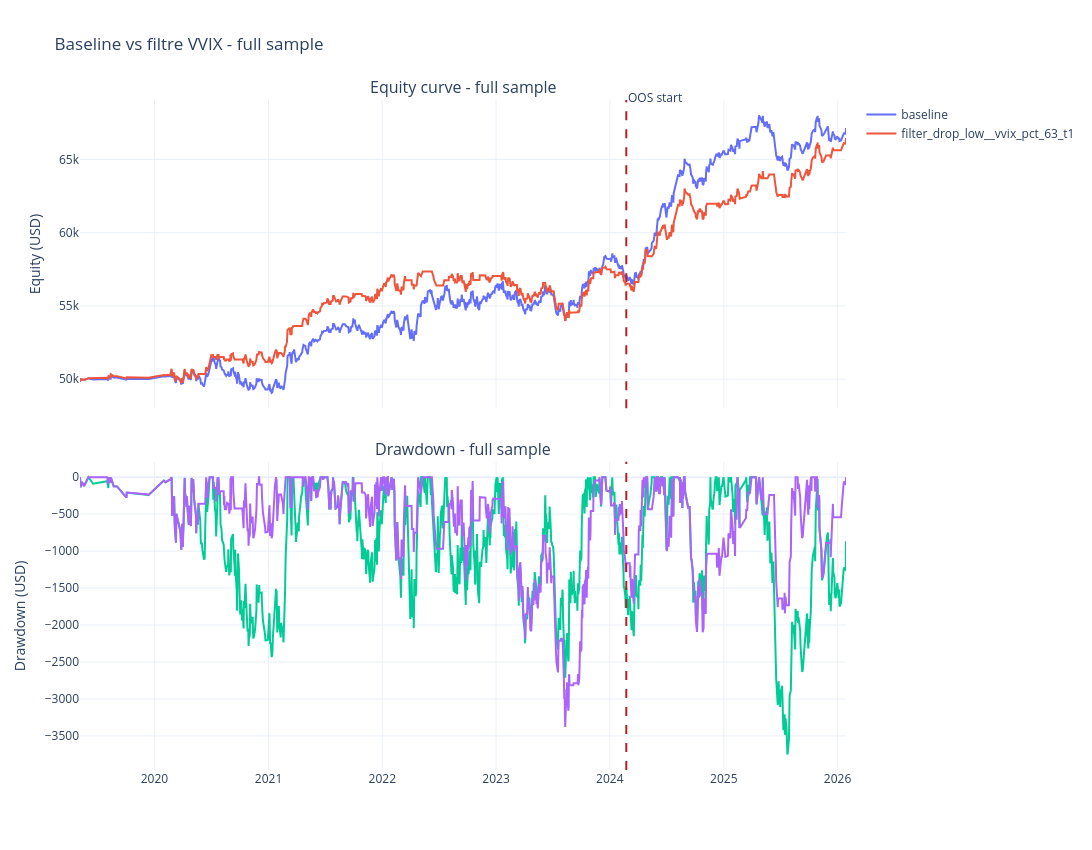
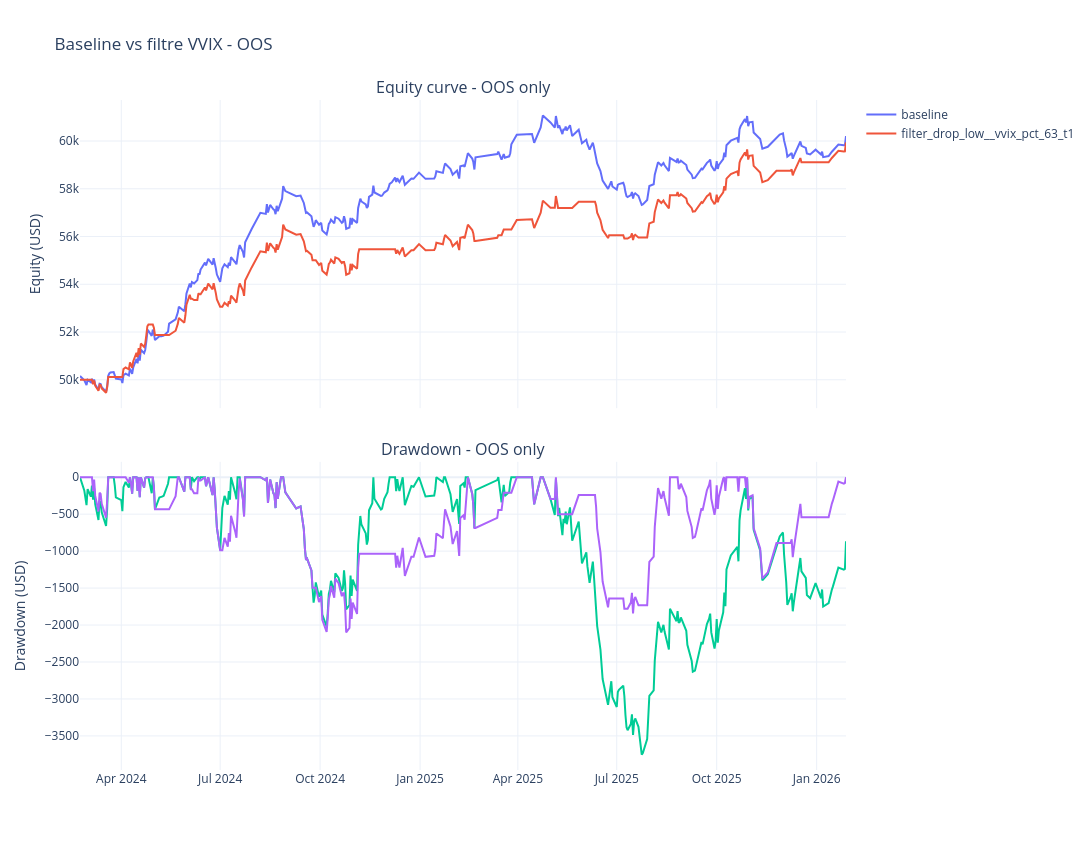

Notebook code cell kept with these figures, in order:
### Markdown cell above
## 3. Courbe de capital et drawdown

La lecture ici doit repondre a une question simple: est-ce que le filtre nettoie la courbe sans casser le PnL?

- La courbe **full sample** est calculee sur la fenetre de couverture de la campagne.
- La courbe **OOS only** permet de voir si le benefice reste visible hors calibration.
- Les jours sautes par le filtre sont comptabilises a `0` sur la variante, ce qui rend la comparaison visuelle directe.

### Code cell
vline_x = oos_start_date.to_pydatetime()

full_fig = make_subplots(
    rows=2,
    cols=1,
    shared_xaxes=True,
    vertical_spacing=0.08,
    subplot_titles=("Equity curve - full sample", "Drawdown - full sample"),
)
full_fig.add_trace(
    go.Scatter(x=baseline_curve_full["session_date"], y=baseline_curve_full["equity"], name="baseline", line=dict(width=2)),
    row=1,
    col=1,
)
full_fig.add_trace(
    go.Scatter(x=variant_curve_full["session_date"], y=variant_curve_full["equity"], name=VARIANT_NAME, line=dict(width=2)),
    row=1,
    col=1,
)
full_fig.add_trace(
    go.Scatter(x=baseline_curve_full["session_date"], y=baseline_curve_full["drawdown_usd"], name="baseline_drawdown", line=dict(width=2), showlegend=False),
    row=2,
    col=1,
)
full_fig.add_trace(
    go.Scatter(x=variant_curve_full["session_date"], y=variant_curve_full["drawdown_usd"], name="variant_drawdown", line=dict(width=2), showlegend=False),
    row=2,
    col=1,
)
full_fig.add_vline(x=vline_x, line_dash="dash", line_color="firebrick")
full_fig.add_annotation(x=vline_x, y=1.02, xref="x", yref="paper", text="OOS start", showarrow=False, xanchor="left")
full_fig.update_layout(height=850, width=1500, template="plotly_white", title="Baseline vs filtre VVIX - full sample")
full_fig.update_yaxes(title_text="Equity (USD)", row=1, col=1)
full_fig.update_yaxes(title_text="Drawdown (USD)", row=2, col=1)
full_fig.show()

oos_fig = make_subplots(
    rows=2,
    cols=1,
    shared_xaxes=True,
    vertical_spacing=0.08,
    subplot_titles=("Equity curve - OOS only", "Drawdown - OOS only"),
)
oos_fig.add_trace(
    go.Scatter(x=baseline_curve_oos["session_date"], y=baseline_curve_oos["equity"], name="baseline", line=dict(width=2)),
    row=1,
    col=1,
)
oos_fig.add_trace(
    go.Scatter(x=variant_curve_oos["session_date"], y=variant_curve_oos["equity"], name=VARIANT_NAME, line=dict(width=2)),
    row=1,
    col=1,
)
oos_fig.add_trace(
    go.Scatter(x=baseline_curve_oos["session_date"], y=baseline_curve_oos["drawdown_usd"], name="baseline_drawdown", line=dict(width=2), showlegend=False),
    row=2,
    col=1,
)
oos_fig.add_trace(
    go.Scatter(x=variant_curve_oos["session_date"], y=variant_curve_oos["drawdown_usd"], name="variant_drawdown", line=dict(width=2), showlegend=False),
    row=2,
    col=1,
)
oos_fig.update_layout(height=850, width=1500, template="plotly_white", title="Baseline vs filtre VVIX - OOS")
oos_fig.update_yaxes(title_text="Equity (USD)", row=1, col=1)
oos_fig.update_yaxes(title_text="Drawdown (USD)", row=2, col=1)
oos_fig.show()

### Figure 1 — Plotly figure (JSON) as saved in the notebook; plotly's stock layout.template omitted (floating-point values rounded to 4 significant figures; data arrays with more than 128 entries replaced by an {"elided": "..."} marker saying what was removed)
{"data": [{"line": {"width": 2}, "name": "baseline", "type": "scatter", "x": {"elided": "1120 str values"}, "xaxis": "x", "y": {"elided": "1120 float values"}, "yaxis": "y"}, {"line": {"width": 2}, "name": "filter_drop_low__vvix_pct_63_t1", "type": "scatter", "x": {"elided": "1120 str values"}, "xaxis": "x", "y": {"elided": "1120 float values"}, "yaxis": "y"}, {"line": {"width": 2}, "name": "baseline_drawdown", "showlegend": false, "type": "scatter", "x": {"elided": "1120 str values"}, "xaxis": "x2", "y": {"elided": "1120 float values"}, "yaxis": "y2"}, {"line": {"width": 2}, "name": "variant_drawdown", "showlegend": false, "type": "scatter", "x": {"elided": "1120 str values"}, "xaxis": "x2", "y": {"elided": "1120 float values"}, "yaxis": "y2"}], "layout": {"annotations": [{"font": {"size": 16}, "showarrow": false, "text": "Equity curve - full sample", "x": 0.5, "xanchor": "center", "xref": "paper", "y": 1, "yanchor": "bottom", "yref": "paper"}, {"font": {"size": 16}, "showarrow": false, "text": "Drawdown - full sample", "x": 0.5, "xanchor": "center", "xref": "paper", "y": 0.46, "yanchor": "bottom", "yref": "paper"}, {"showarrow": false, "text": "OOS start", "x": "2024-02-23T00:00:00", "xanchor": "left", "xref": "x", "y": 1.02, "yref": "paper"}], "height": 850, "shapes": [{"line": {"color": "firebrick", "dash": "dash"}, "type": "line", "x0": "2024-02-23T00:00:00", "x1": "2024-02-23T00:00:00", "xref": "x", "y0": 0, "y1": 1, "yref": "y domain"}, {"line": {"color": "firebrick", "dash": "dash"}, "type": "line", "x0": "2024-02-23T00:00:00", "x1": "2024-02-23T00:00:00", "xref": "x2", "y0": 0, "y1": 1, "yref": "y2 domain"}], "title": {"text": "Baseline vs filtre VVIX - full sample"}, "width": 1500, "xaxis": {"anchor": "y", "domain": [0, 1], "matches": "x2", "showticklabels": false}, "xaxis2": {"anchor": "y2", "domain": [0, 1]}, "yaxis": {"anchor": "x", "domain": [0.54, 1], "title": {"text": "Equity (USD)"}}, "yaxis2": {"anchor": "x2", "domain": [0, 0.46], "title": {"text": "Drawdown (USD)"}}}}

### Figure 2 — Plotly figure (JSON) as saved in the notebook; plotly's stock layout.template omitted (floating-point values rounded to 4 significant figures; data arrays with more than 128 entries replaced by an {"elided": "..."} marker saying what was removed)
{"data": [{"line": {"width": 2}, "name": "baseline", "type": "scatter", "x": {"elided": "333 str values"}, "xaxis": "x", "y": {"elided": "333 float values"}, "yaxis": "y"}, {"line": {"width": 2}, "name": "filter_drop_low__vvix_pct_63_t1", "type": "scatter", "x": {"elided": "333 str values"}, "xaxis": "x", "y": {"elided": "333 float values"}, "yaxis": "y"}, {"line": {"width": 2}, "name": "baseline_drawdown", "showlegend": false, "type": "scatter", "x": {"elided": "333 str values"}, "xaxis": "x2", "y": {"elided": "333 float values"}, "yaxis": "y2"}, {"line": {"width": 2}, "name": "variant_drawdown", "showlegend": false, "type": "scatter", "x": {"elided": "333 str values"}, "xaxis": "x2", "y": {"elided": "333 float values"}, "yaxis": "y2"}], "layout": {"annotations": [{"font": {"size": 16}, "showarrow": false, "text": "Equity curve - OOS only", "x": 0.5, "xanchor": "center", "xref": "paper", "y": 1, "yanchor": "bottom", "yref": "paper"}, {"font": {"size": 16}, "showarrow": false, "text": "Drawdown - OOS only", "x": 0.5, "xanchor": "center", "xref": "paper", "y": 0.46, "yanchor": "bottom", "yref": "paper"}], "height": 850, "title": {"text": "Baseline vs filtre VVIX - OOS"}, "width": 1500, "xaxis": {"anchor": "y", "domain": [0, 1], "matches": "x2", "showticklabels": false}, "xaxis2": {"anchor": "y2", "domain": [0, 1]}, "yaxis": {"anchor": "x", "domain": [0.54, 1], "title": {"text": "Equity (USD)"}}, "yaxis2": {"anchor": "x2", "domain": [0, 0.46], "title": {"text": "Drawdown (USD)"}}}}
